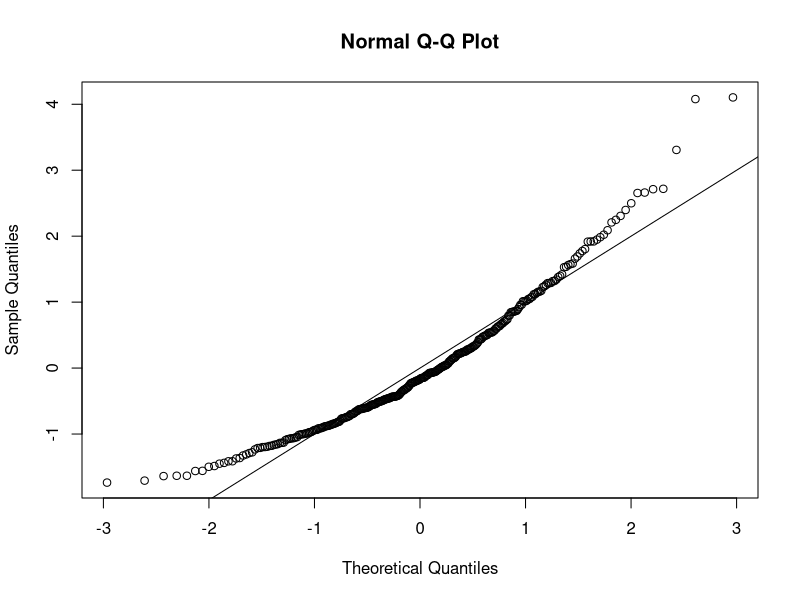
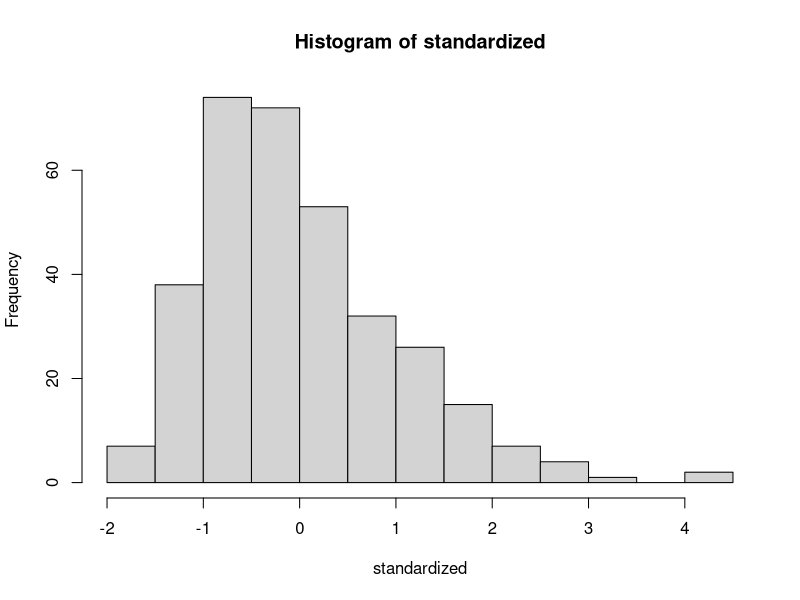
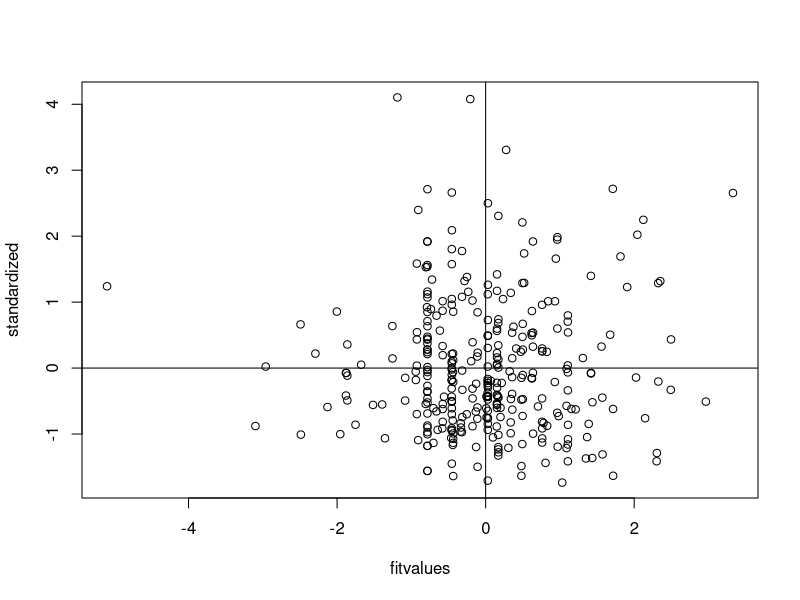

Here is the R script that generated these plots, in order: (Note: this script raises an error after producing the figures.)
setwd("E:/GA/Scales")
master = read.csv("Meaning_Scales_LifeEngagementTest.csv")
summary(master)

##Reverse Code. 
library(car)
master$Q94_1 = recode(master$Q94_1, "1='5'; 2='4'; 3='3'; 4='2'; 5='1'")
master$Q94_3 = recode(master$Q94_3, "1='5'; 2='4'; 3='3'; 4='2'; 5='1'")
master$Q94_5 = recode(master$Q94_5, "1='5'; 2='4'; 3='3'; 4='2'; 5='1'")

####DATA SCREENING####

##Missing Data##
library(mice)
percentmiss = function(x){ sum(is.na(x))/length(x) *100 }

##Going by rows ONLY
##here I excluded the first two columns because they were 
##included for everyone as IDs, so I don't want to count that
##as part of the percent toward what they did
notypos = master
missing = apply(notypos[ , 3:8], 1, percentmiss) 
table(missing)

##replace only the data that you should
replacepeople = notypos[ missing <= 5 , ]  
dontpeople = notypos[ missing > 5 , ]

##figure out the columns to exclude (survey data)
apply(replacepeople, 2, percentmiss)
replacecolumn = replacepeople[ , -c(1,2,9)]
dontcolumn = replacepeople[ , c(1,2,9)]

nomiss = replacepeople

##Outliers##
mahal = mahalanobis(nomiss[ , -c(1,2,9)], 
                    colMeans(nomiss[ , -c(1,2,9)], na.rm = TRUE),
                    cov(nomiss[ , -c(1,2,9)], use="pairwise.complete.obs"))

summary(mahal)
cutoff = qchisq(.999,ncol(nomiss[ , -c(1,2,9)])) 
summary(mahal < cutoff)
noout = nomiss[ mahal < cutoff, ]

##additivity: correlations
correlations = cor(nomiss[,-c(1,2,9)], use="pairwise.complete.obs")
symnum(correlations)

##make the random stuff
random = rchisq(nrow(nomiss), 7)
##be sure here not to include the ID columns!
fake = lm(random~., data=nomiss[ , -c(1:2,9)])

##get the linearity plot
##create the standardized residuals
standardized = rstudent(fake)
qqnorm(standardized)
abline(0,1)

##multivariate normality
hist(standardized, breaks=15)

##homogeneity and homoscedaticity
fitvalues = scale(fake$fitted.values)
plot(fitvalues, standardized) 
abline(0,0)
abline(v = 0)

##Scoring
LET <- rowSums(noout[, c(3:8)])
LET

##exclude paper people using noout dataset 
nooutnop = subset(noout, Source < 2)
nomissnop = subset(nomiss, Source < 2)

##model 

##overall model 
library(lavaan)
summary(nomissnop)

overallmodel = '
Life =~ Q94_1 + Q94_2 + Q94_3 + Q94_4 + Q94_5 + Q94_6
'

fit = cfa(overallmodel, 
          data = nomissnop, 
          meanstructure = TRUE)

summary(fit, 
        standardized = TRUE, 
        rsquare = TRUE, 
        fit.measure = TRUE)
fitMeasures(fit)
table(nomissnop$Source)

##subset for other two cfa
random = subset(nomissnop, Source == "1")
notrandom = subset(nomissnop, Source =="0")

##fit for random 
random.fit = cfa(overallmodel, 
                 data = random, 
                 meanstructure = TRUE)
summary(random.fit, 
        standardized = TRUE, 
        rsquare = TRUE, 
        fit.measure = TRUE)
fitMeasures(random.fit)

##fit for not random 
notrandom.fit = cfa(overallmodel, 
                    data = notrandom, 
                    meanstructure = TRUE)
summary(notrandom.fit, 
        standardized = TRUE, 
        rsquare = TRUE, 
        fit.measure = TRUE) 
fitMeasures(notrandom.fit)

##invariances 
library(semTools)
multisteps = measurementInvariance(overallmodel, 
                                   data = nomissnop, 
                                   group = 'Source', 
                                   strict = T)
fitmeasures(multisteps)
fitMeasures(multisteps$fit.configural)
fitMeasures(multisteps$fit.loadings)
fitMeasures(multisteps$fit.intercepts)
fitMeasures(multisteps$fit.residuals)
fitMeasures(multisteps$fit.means)

#partial invariances 
partial = partialInvariance(multisteps, 
                            type = "metric")
strictfree = partial$results


##after letting it go 
partialstrict = measurementInvariance(overallmodel, 
                                      data = nomissnop, 
                                      group = 'Source', 
                                      strict = T, 
                                      group.partial = c("Life=~Q94_1", "Life=~Q94_6", "Life=~Q94_2" ))

fitmeasures(partialstrict$fit.loadings)
fitMeasures(partialstrict$fit.intercepts)
fitMeasures(partialstrict$fit.residuals)
